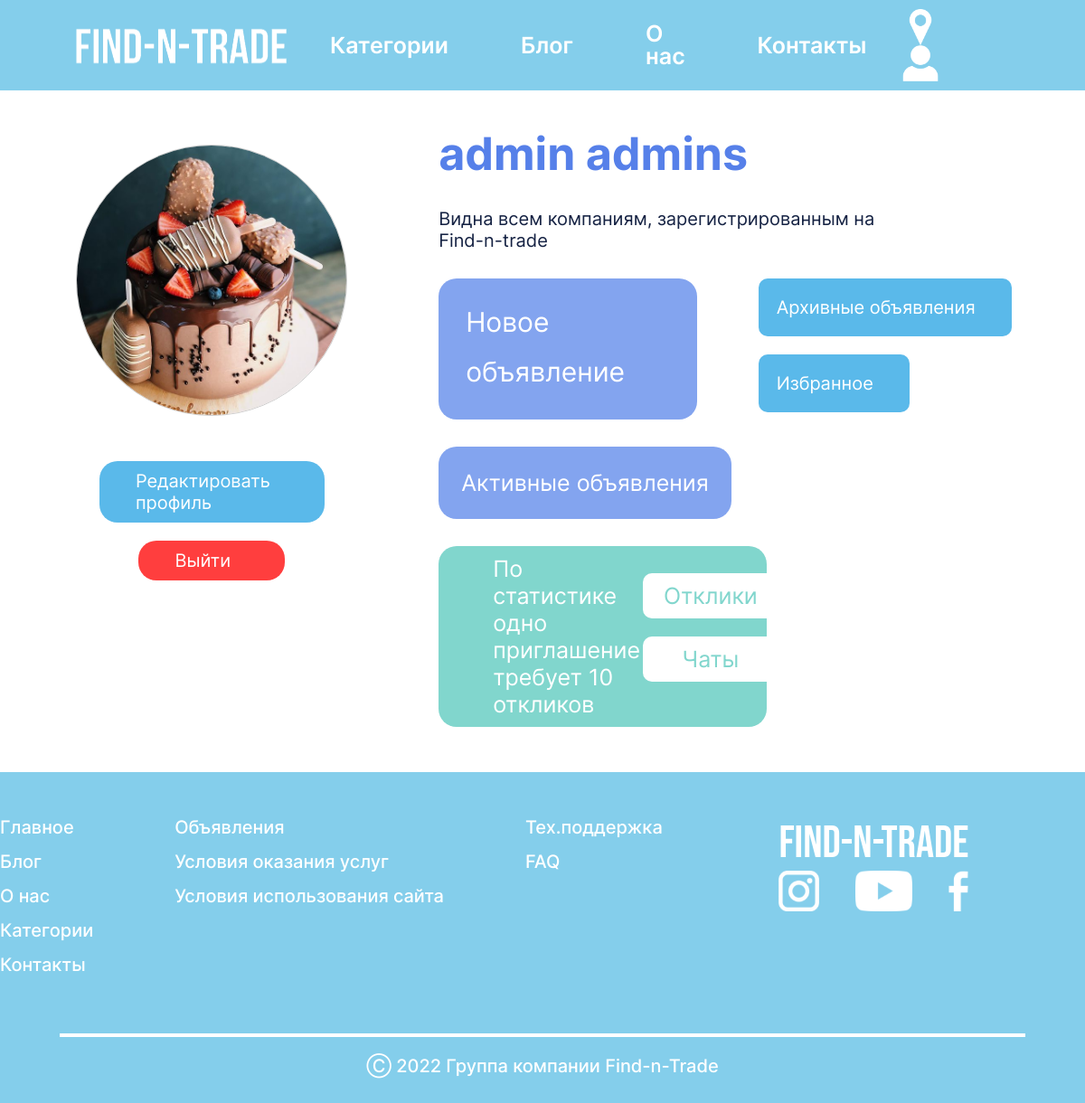
Page /my_profile/ (signed in) on the committed database.
### main/models.py (models this page shows, shortened)
class CustomUser(AbstractBaseUser):
    id = models.AutoField(primary_key=True, verbose_name="ID")
    email = models.EmailField(unique=True, verbose_name="Email")
    name = models.CharField(max_length=26, verbose_name="Name")
    surname = models.CharField(max_length=26, verbose_name="Surname")
    profile = models.OneToOneField(Profile, on_delete=models.CASCADE, blank=True, null=True, verbose_name="Profile")
    reset_password_token = models.UUIDField(blank=True, null=True, default=None, verbose_name="Reset password token")
    date_joined = models.DateTimeField(auto_now_add=True)
    last_login = models.DateTimeField(auto_now=True, verbose_name="Last login")
    is_admin = models.BooleanField(default=False)
    is_active = models.BooleanField(default=True)
    is_staff = models.BooleanField(default=False)
    is_superuser = models.BooleanField(default=False)
    USERNAME_FIELD = "email"
    REQUIRED_FIELDS = ["name", "surname"]
    objects = CustomUserManager()

class Profile(models.Model):
    id = models.AutoField(primary_key=True, verbose_name="ID")
    city = models.CharField(max_length=15, blank=True, null=True, verbose_name="City")
    date_of_birth = models.DateField(max_length=15, blank=True, null=True, verbose_name='Date of birth')
    company_name=models.CharField(max_length=30, blank=True, null=True, verbose_name="Company name")
    description=models.TextField(blank=True, null=True, verbose_name="Description")
    phone_number = models.CharField(max_length=15, blank=True, null=True, verbose_name="Phone number")
    role = models.CharField(max_length=200, choices=Role.choices, verbose_name="Role")
    image_link = models.ImageField(upload_to=user_profile_directory_path, blank=True, null=True,
                                   verbose_name="Profile image")

### main/views.py (the view)
# urls.py: path('my_profile/', views.ProfileView.as_view(), name='profile'),
class ProfileView(TemplateView):
    template_name = "main/profile.html"
    def get_context_data(self, **kwargs):
        ctx = super(ProfileView, self).get_context_data(**kwargs)
        ctx['id'] = self.request.user.id
        self.model = CustomUser.objects.get(id=ctx['id'])
        ctx['model'] = self.model
        return ctx

### main/templates/main/profile.html (shortened to what this page needs)
{% extends 'main/base.html' %}
{% load static %}
{% block content %}
<html>
<head>
    <link rel="stylesheet" href="{% static 'main/css/style.css' %}">
</head>
<body background="{% static 'main/images/bg4.png' %}">
    <main class="myprofile">
        <div class="profile" style="display: flex;
    flex-direction: column;
    align-items: center;">
            {% if model.profile.image_link.file is not None %}
              <img src="{{model.profile.image_link.url}}" alt="" style="object-fit:cover;
                 object-position: right;
                 width:300px;
                 height:300px;
                 border: solid 1px #CCC;
                 border-radius: 50%;
                ">
                 {% endif %}
            {% if user.is_authenticated and user.email == model.email %}
            <a href="{% url 'profile edit' %}" id="btnedit">
                <div class="btnedit" style="margin-bottom:10px; ">
                    <p id="editpro">Редактировать<br>профиль</p>
                    <div id="penicon"></div>
                </div>
            </a>
            <a href="{% url 'logout' %}" id="btnedit">
                <div class="btnedit" style="margin-top:10px; background-color: var(--bs-red);">
                    <p id="editpro">Выйти</p>
                    <div id="penicon"></div>
                </div>
            </a>
            {% endif %}
        </div>
        <div class="myinfo">
            <div class="mytext">
                <div class="myname">{{ model.name }} {{ model.surname }}</div>
                <div class="mystatus">Видна всем компаниям, зарегистрированным на Find-n-trade</div>
            </div>
            <div class="my_ads">
                <div class="adsleft">
                    <a href="{% url 'create ad' %}">
                        <p id="new">Новое<br>объявление<i id="plus" class="fa fa-plus"></i></p>
                    </a>
                    <a href="{% url 'active ads' %}">
                        <p id="active">Активные объявления</p>
                    </a>
                </div>
                <div class="adsright">
                    <a href="{% url 'archived ads' %}">
                        <p id="archive">Архивные объявления<i id="folder" class="fa fa-folder"></i></p>
                    </a>
                    <a href="{% url 'favs' %}">
                        <p id="fav">Избранное<i id="heart" class="fa fa-heart"></i></p>
                    </a>
                </div>
            </div>
            <div class="myresponds">
                <div class="resptext">
                    По статистике одно приглашение требует 10 откликов
                </div>
                <div class="respbtn">
                    <a href="{%url 'responds' %}"><p id="resps">Отклики</p></a>
                    <a href="{%url 'chatbox' %}"><p id="chats">Чаты</p></a>
                </div>
            </div>
        </div>
    </main>
        <footer class="footer">
        <div class="container">
            <div class="footer__wrapper">
                <div class="footer__links">
                    <div class="footer__links__wrapper">
                        <div class="footer__links-column">
                            <ul class="footer__links-column__list">
                                <li class="footer__links-column__list-item"><a href="{% url 'index' %}" class="footer__links-column__list-item__link">Главное</a></li>
                                <li class="footer__links-column__list-item"><a href="{% url 'blog' %}" class="footer__links-column__list-item__link">Блог</a></li>
                                <li class="footer__links-column__list-item"><a href="{% url 'about_us' %}" class="footer__links-column__list-item__link">О нас</a></li>
                                <li class="footer__links-column__list-item"><a href="{% url 'categories' %}" class="footer__links-column__list-item__link">Категории</a></li>
                                <li class="footer__links-column__list-item"><a href="{% url 'contact' %}" class="footer__links-column__list-item__link">Контакты</a></li>
                            </ul>
                        </div>
                        <div class="footer__links-column">
                            <ul class="footer__links-column__list">
                                <li class="footer__links-column__list-item"><a href="{% url 'searchresult' %}" class="footer__links-column__list-item__link">Объявления</a></li>
                                <li class="footer__links-column__list-item"><a href="{% url 'termscond' %}" class="footer__links-column__list-item__link">Условия оказания услуг</a></li>
                                <li class="footer__links-column__list-item"><a href="#" class="footer__links-column__list-item__link">Условия использования сайта</a></li>
                            </ul>
                        </div>
                        <div class="footer__links-column">
                            <ul class="footer__links-column__list">
                                <li class="footer__links-column__list-item"><a href="{% url 'support_chat' %}" class="footer__links-column__list-item__link">Тех.поддержка</a></li>
                                <li class="footer__links-column__list-item"><a href="#" class="footer__links-column__list-item__link">FAQ</a></li>
                            </ul>
                        </div>
                    </div>
                </div>
                <div class="footer__social">
                    <a href="{% url 'index' %}"><div class="footer__social-logo">FIND-N-TRADE</div></a>
                    <div class="footer__social__items">
                        <a href="https://www.instagram.com/"><img src="{% static 'main/icons/insta.svg' %}" alt="instagram" class="footer__social-item">
                        <a href="https://www.youtube.com/"><img src="{% static 'main/icons/youtube.svg' %}" alt="youtube" class="footer__social-item">
                        <a href="https://ru-ru.facebook.com/"><img src="{% static 'main/icons/facebook.svg' %}" alt="facebook" class="footer__social-item">
                    </div>
                </div>
            </div>
            <div class="dash"></div>
            <div class="footer__credit">Ⓒ 2022 Группа компании Find-n-Trade</div>
        </div>
    </footer>
</body>
{% endblock %}

### rows in the picture
CustomUser: profile.image_link (picture), name "admin", surname "admins"
